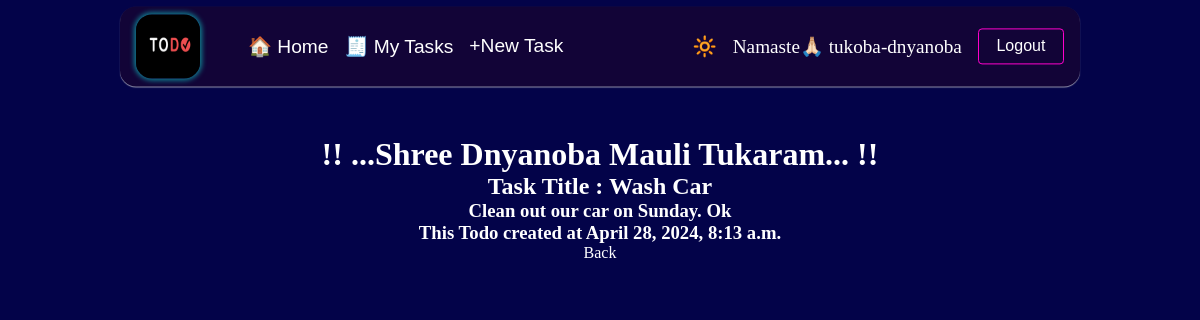
The page /task/2 (signed in) on the database as committed earlier.
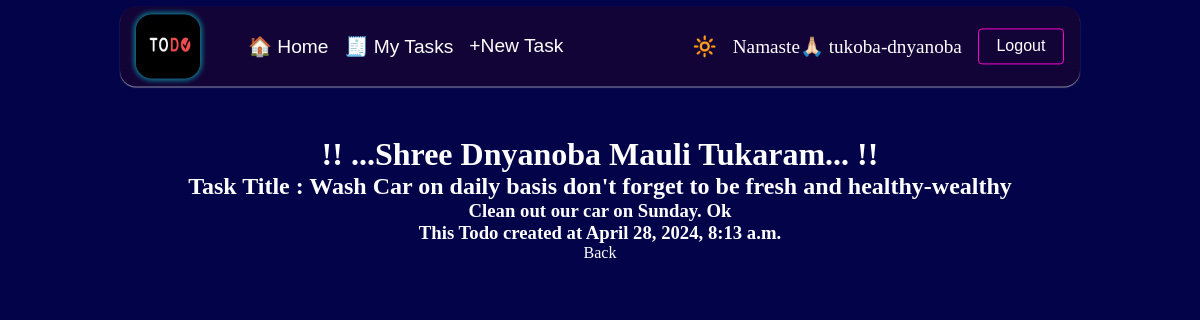
The same page on the database as committed later.
### base/models.py (models this page shows, shortened)
class Task(models.Model):
  user = models.ForeignKey(User, on_delete=models.CASCADE, null=True, blank=True)
  title = models.CharField(max_length=200, null=True, blank=True)
  description = models.TextField(null=True, blank=True)
  complete = models.BooleanField(default=False)
  created = models.DateTimeField(auto_now_add=True)
  class Meta:
    ordering = ['complete', 'created']

### base/views.py (the view)
# urls.py: path('task/<int:pk>', TaskDetail.as_view(), name='task'),
class TaskDetail(LoginRequiredMixin, DetailView):
  model = Task
  context_object_name = 'task'

### base/templates/base/task_detail.html
{% extends "base/base.html" %}
{% block main %}
  <h1>!! ...Shree Dnyanoba Mauli Tukaram... !!</h1>
  {% if task %}
    <h2>Task Title : {{task.title}}</h2>
    <h3>{{task.description}}</h3>
    <h3>This Todo created at {{task.created}}</h3>
  {% endif %}
  <a href="{% url 'tasks' %}">Back</a>
{% endblock main %}

Rows that differ between the two databases and show on the page:
changed Task "Clean out our car on Sunday. Ok": title "Wash Car" → "Wash Car on daily basis don't forget to be fresh and healthy-wealthy"
